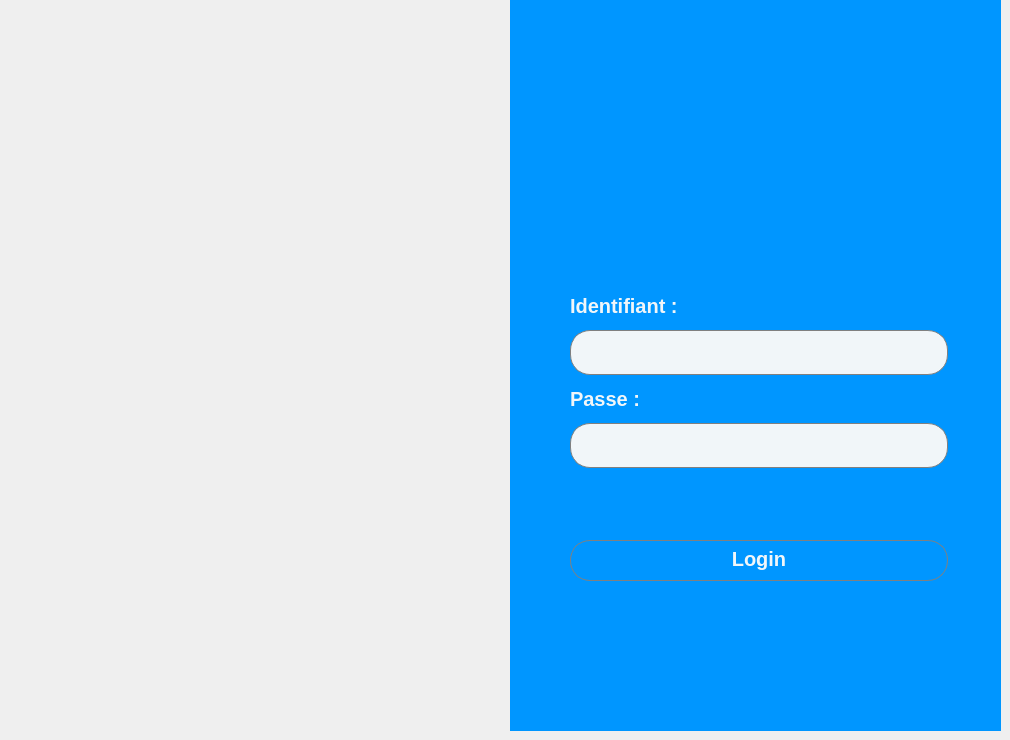
    <widget class="QWidget" name="page_9">
     <widget class="QWidget" name="widget_10" native="true">
      <property name="geometry">
       <rect>
        <x>510</x>
        <y>0</y>
        <width>491</width>
        <height>731</height>
       </rect>
      </property>
      <property name="styleSheet">
       <string notr="true">background-color:rgb(0,150,255);</string>
      </property>
      <widget class="QLabel" name="labelUsername">
       <property name="geometry">
        <rect>
         <x>60</x>
         <y>288</y>
         <width>378</width>
         <height>35</height>
        </rect>
       </property>
       <property name="styleSheet">
        <string notr="true">font-weight:bold;
font-size:20px;
        color:  rgb(241, 246, 249);
</string>
       </property>
       <property name="text">
        <string>Identifiant :</string>
       </property>
      </widget>
      <widget class="QLineEdit" name="lineEditUsername">
       <property name="geometry">
        <rect>
         <x>60</x>
         <y>330</y>
         <width>378</width>
         <height>45</height>
        </rect>
       </property>
       <property name="styleSheet">
        <string notr="true">border:1px solid gray;
border-radius:20px;
background-color:  rgb(241, 246, 249);
padding-left:20px;</string>
       </property>
       <property name="text">
        <string/>
       </property>
      </widget>
      <widget class="QLabel" name="labelPassword">
       <property name="geometry">
        <rect>
         <x>60</x>
         <y>382</y>
         <width>378</width>
         <height>34</height>
        </rect>
       </property>
       <property name="styleSheet">
        <string notr="true">font-weight:bold;
font-size:20px;
        color:  rgb(241, 246, 249);
</string>
       </property>
       <property name="text">
        <string>Passe :</string>
       </property>
      </widget>
      <widget class="QLineEdit" name="lineEditPassword">
       <property name="geometry">
        <rect>
         <x>60</x>
         <y>423</y>
         <width>378</width>
         <height>45</height>
        </rect>
       </property>
       <property name="styleSheet">
        <string notr="true">border:1px solid gray;
border-radius:20px;
background-color:  rgb(241, 246, 249);
padding-left:20px;</string>
       </property>
       <property name="echoMode">
        <enum>QLineEdit::EchoMode::Normal</enum>
       </property>
      </widget>
      <widget class="QPushButton" name="buttonLogin">
       <property name="geometry">
        <rect>
         <x>60</x>
         <y>540</y>
         <width>378</width>
         <height>41</height>
        </rect>
       </property>
       <property name="styleSheet">
        <string notr="true">QPushButton{
color:rgb(241, 246, 249);
background-color:rgb(0,150,255);
border:1px solid gray;
border-radius:20px;
padding-bottom:3px;
font-weight:bold;
font-size:20px;
}
QPushButton:hover{
color:rgb(241, 246, 249);
background-color:rgb(0,170,255);
border:1px solid gray;
font-size:20px;
border-radius:20px;
padding-bottom:3px;
font-weight:bold;
}
</string>
       </property>
       <property name="text">
        <string>Login</string>
       </property>
      </widget>
      <widget class="QLabel" name="label_48">
       <property name="geometry">
        <rect>
         <x>160</x>
         <y>100</y>
         <width>63</width>
         <height>71</height>
        </rect>
       </property>
       <property name="text">
        <string/>
       </property>
       <property name="pixmap">
        <pixmap resource="resource.qrc">:/logo/logoisar.png</pixmap>
       </property>
       <property name="scaledContents">
        <bool>true</bool>
       </property>
      </widget>
     </widget>
    </widget>
